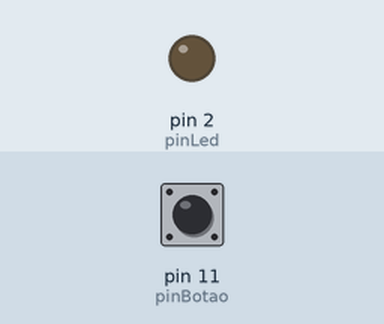
Bench run of a sketch on a simulated Arduino Uno, built with avr-gcc and run on an emulated ATmega328P. On the bench: output pins drawn as LEDs (lit = HIGH). The test bench sets the inputs (shaded band); at power-on: pin 11 (pinBotao) LOW.

Above: at 1.2 s.
1.3 s: pin 11 (pinBotao) pulled HIGH for 0.15 s
At 2.1 s:
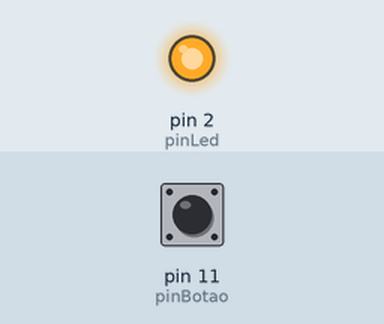
2.9 s: pin 11 (pinBotao) pulled HIGH for 1 s
At 3.3 s:
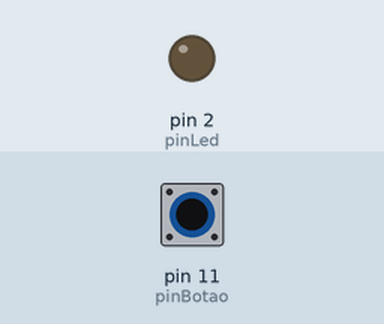
5.4 s: pin 11 (pinBotao) pulled HIGH for 3.2 s
At 6.4 s:
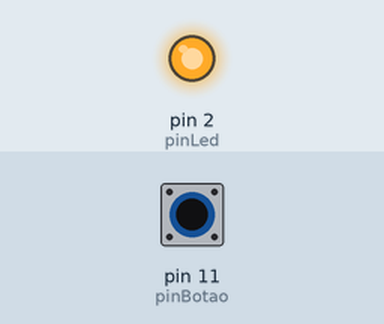
Timing chart, 0 to 8.4 s (numbered marks = the images above; inputs shaded):
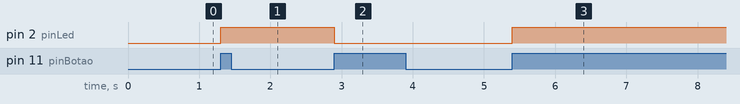

The sketch:

aula_35_ligar_o_led_com_botao1.ino
```cpp
/* Maria Eduarda Silva
12/03/2025
ATIVIDADE: led/botao
AULA 35
*/
#define pinBotao 11
#define pinLed 2

int estadoBotao = 0;
int estadoAnterior= LOW;
int estadopinLed= 0;
void setup()
{
 pinMode(pinBotao,INPUT);
 pinMode(pinLed,OUTPUT);
}

void loop()// SEMPRE PARA PENSAR NO PROBLEMA
{
    int estadoAtual= digitalRead(pinBotao); // READ= LER
    if(estadoAtual== HIGH && estadoAnterior == LOW){
    estadoBotao++;
    estadopinLed= !estadopinLed;
    digitalWrite(pinLed,estadopinLed);
    Serial.println(estadoBotao);
  }
  estadoAnterior = estadoAtual;
}


/*bool estadoAtual= digitalRead(pinBotao);
 static bool estadoLed=0;

 if(estadoAtual== 1 && estadoAnterior == 0)
 {
  estadoLed=!estadoLed;
  digitalWrite(pinLed,estadopinLed);
 }
  */
```

Measured:
- after the input at 1.3 s, pin 2 (pinLed): LOW → HIGH at once
- after the input at 2.9 s, pin 2 (pinLed): HIGH → LOW at once
- after the input at 5.4 s, pin 2 (pinLed): LOW → HIGH at once
